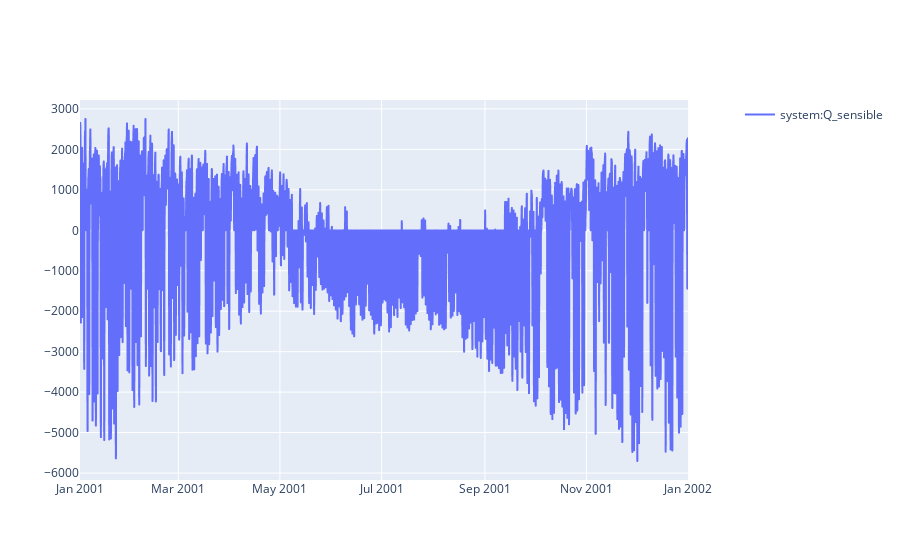

Here is the notebook cell this chart was saved with:
### Code cell
variables = [pro.component("system").variable("Q_sensible")
             ] 
sim.plot(pro.dates(),variables)

### Figure 1 — Plotly figure (JSON) as saved in the notebook; plotly's stock layout.template omitted (floating-point values rounded to 4 significant figures; data arrays with more than 128 entries replaced by an {"elided": "..."} marker saying what was removed)
{"data": [{"hovertemplate": "date=%{x}<br>system:Q_sensible=%{y}<extra></extra>", "legendgroup": "", "line": {"dash": "solid"}, "marker": {"symbol": "circle"}, "mode": "lines", "name": "system:Q_sensible", "showlegend": true, "type": "scattergl", "x": {"elided": "8760 str values"}, "xaxis": "x", "y": {"elided": "8760 float values"}, "yaxis": "y"}], "layout": {"xaxis": {"anchor": "y", "domain": [0, 0.94]}, "yaxis": {"anchor": "x", "domain": [0, 1]}, "yaxis2": {"anchor": "x", "overlaying": "y", "side": "right"}}}
